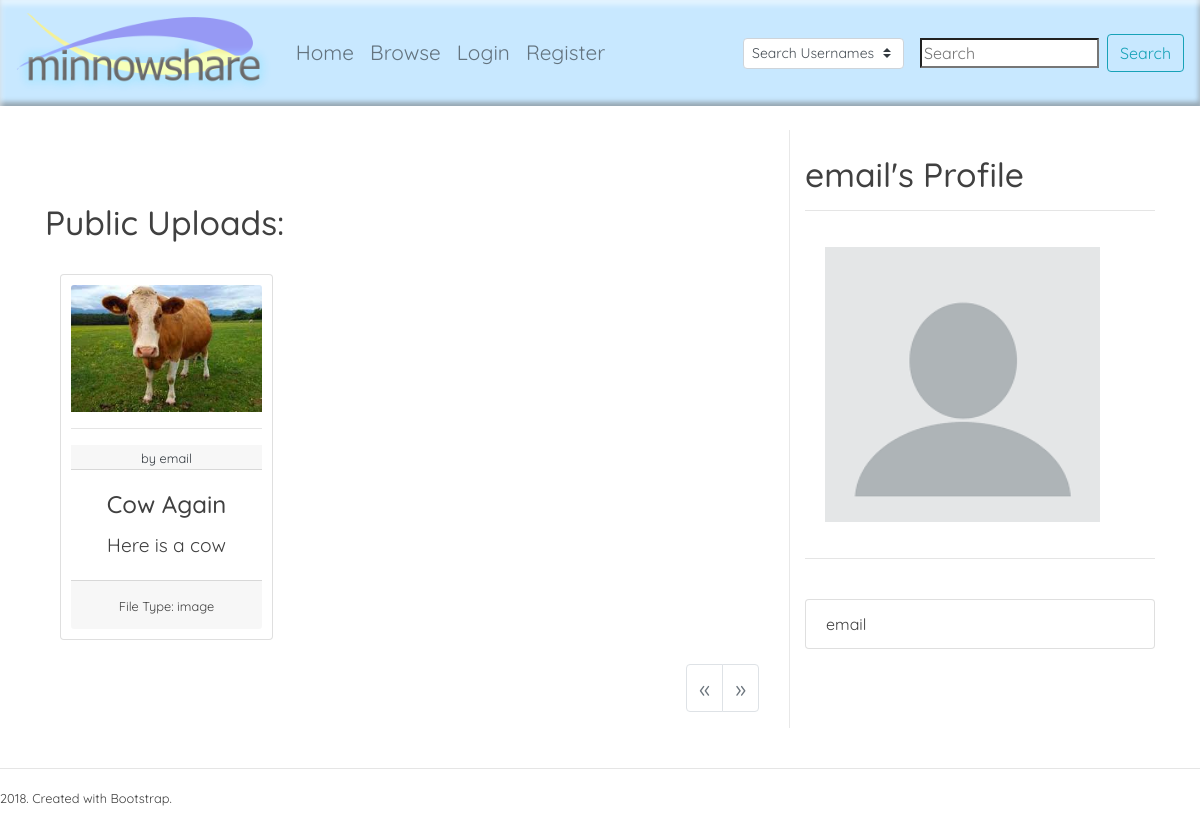
The page /profile.php?user=8 on the database its author committed.
### tables this page shows
CREATE TABLE `public_uploads` (
  `item_id` int(8) NOT NULL,
  `owner_id` int(11) NOT NULL,
  `title` varchar(40) NOT NULL,
  `short` varchar(255) DEFAULT NULL,
  `description` text,
  `file_name` varchar(255) NOT NULL
);

CREATE TABLE `users` (
  `userid` int(11) NOT NULL,
  `username` varchar(20) NOT NULL,
  `pass` varchar(64) NOT NULL,
  `email` varchar(255) NOT NULL
);

### includes/functions.php (called while the page is built, shortened)
<?php
function add_get_var($loc, $var_phrase){
    return $loc . ((strpos($loc, '?')) ? '&' : '?') . $var_phrase;
}
function get_file_type($file){
    $ext = strtolower(pathinfo($file)['extension']);
    if (in_array($ext, array('png', 'jpg', 'jpeg', 'gif', 'svg', 'bmp', 'ico', 'apng'))) return 'image';
    return 'unknown';
}
?>

### scripts/displayFiles.php (the view, shortened to what this page needs)
<?php
require_once("./includes/functions.php");
require_once("./includes/connection.php");
function get_end_query($table, $index, $prev_or_next, $num_rows, $extra_cond){
  $q = "SELECT item_id FROM $table WHERE";
  if($extra_cond){
      $q .= $extra_cond;
    }
  if ($index == 0) return $q . " TRUE ORDER BY item_id DESC LIMIT $num_rows";
  if ($prev_or_next == 'prev') return $q . " item_id>$index ORDER BY item_id ASC LIMIT $num_rows";
  return $q . " item_id<$index ORDER BY item_id DESC LIMIT $num_rows";
}
function display_files($args){
    global $con;
    $sharetype = $args['sharetype'];
    $recs_per_page = $args['recs_per_page'];
    if(isset($args['user'])) $user = $args['user'];
    $friend = isset($args['owned_by_friend']) ? $args['owned_by_friend'] : FALSE;
    $mine = isset($args['mine']);
    $table = $sharetype."_uploads";
    if($mine or $sharetype == 'private'){
        $extra_cond = " owner_id=$user AND";
    } elseif($sharetype == 'friends'){
        $table = "access_files";
        $extra_cond = " user=$user AND";
        if($friend) $extra_cond .= " owner_id=$friend AND";
    } else{
        $extra_cond = '';
    }
    $last_ind = isset($_SESSION['last_ind_'.$sharetype]) ? $_SESSION['last_ind_'.$sharetype] : 0;
    $query = get_end_query($table, abs($last_ind), ($last_ind<0) ? 'prev' : 'next', $recs_per_page, $extra_cond);
    if (! $run = mysqli_query($con, $query)){
        echo 'query failed '.$query;
        exit();
    }
    if($res = mysqli_fetch_assoc($run)){
        echo "<div class='container'>
        <div class='row'>";
        $first = $res['item_id'];
        do {
            $current = $res['item_id'];
            if (! $result = mysqli_fetch_assoc(mysqli_query($con, "SELECT owner_id, title, short, file_name FROM ".$sharetype."_uploads WHERE item_id=$current"))){
                continue;
            }
            $filename = $result['file_name'];
            $file_info = pathinfo($filename);
            $owner_id = $result['owner_id'];
            $path_to_file = "./uploads/" . $sharetype . "/" . $owner_id . "/";
            $img = $path_to_file . $file_info['filename'] . '^@&$' . ".*";
            $img = glob($img);
            $file_type = get_file_type($filename);
            if($img){
                $img = $img[0];
            } else{
                if ($file_type == 'image') $img = $path_to_file . $filename;
                else $img = "images/".$file_type.'.jpg';
            }
                ?>
                <div class="col-12 col-sm-6 col-md-4">
                   <a href='file.php?<?php echo "share=$sharetype&file=$current" ?>'>
                        <div class="card mb-4" align=center>
                            <img class="card-img-top" src="<?php echo $img ?>" alt="<?php echo $result['title'];?>">
                            <hr>
                            <?php if($owner_run = mysqli_query($con, "SELECT username FROM users WHERE userid=$owner_id") and $owner_result=mysqli_fetch_assoc($owner_run)){?>
                                <div class="card-header">
                                    <a class="text-dark" href="profile.php?user=<?php echo $owner_id;?>">
                                        <small>by <?php echo $owner_result['username'];?></small>
                                    </a>
                                </div>
                            <?php } ?>
                            <a class="no-color" href='file.php?<?php echo "share=$sharetype&file=$current" ?>'>
                                <div class="card-body">
                                     <h4 class="card-title"><?php echo $result['title'];?></h4>
                                     <?php if($result['short'] != "NULL"){ ?>
                                          <p class="card-text"><?php echo $result['short']; ?></p>
                                    <?php } ?>
                                </div>
                            </a>
                            <div class="card-footer">
                                <small>File Type: <?php echo $file_type;?></small>
                            </div>
                          </div>
                    </a>
                  </div>
    <?php
        } while ($res = mysqli_fetch_assoc($run));
        echo '</div>';
        $my_page = $_SERVER['REQUEST_URI'];
        $prev_idx = max($first, $current);
        $next_idx = min($first, $current);
        $prev_class = ' disabled';
        $next_class = ' disabled';
        ?>
        <nav>
          <ul class="pagination" style="font-size: 1.5em; float: right;">
            <li class="page-item<?php echo $prev_class; ?>">
              <a class="page-link" href="<?php echo add_get_var($my_page, 'last_ind_' . $sharetype . '=' . -$prev_idx.'&p=True') . "#$sharetype-display"; ?>" aria-label="Previous">
                <span aria-hidden="true">&laquo;</span>
              </a>
            </li>
            <li class="page-item<?php echo $next_class; ?>">
              <a class="page-link" href="<?php echo add_get_var($my_page, 'last_ind_' . $sharetype . '=' . $next_idx.'&p=True') . "#$sharetype-display"; ?>" aria-label="Next">
                <span aria-hidden="true">&raquo;</span>
              </a>
            </li>
          </ul>
        </nav>
    <?php
        echo  "</div>";
        } else{
            echo '<h3> No Files Yet! </h3>';
        }
}
?>

### profile.php (shortened to what this page needs)
<?php
include("header.php");
include("./scripts/displayFiles.php");
$user = $_GET['user'];
require_once("./includes/connection.php");
if(is_numeric($user) and $get_name = mysqli_query($con, "SELECT username FROM users WHERE userid=$user") and mysqli_affected_rows($con) == 1){
    $f_name = mysqli_fetch_assoc($get_name)['username'];
} else  {
        echo "Error finding user";
        exit();
}
if($logged_in = isset($_SESSION['userid'], $_SESSION['username'])){
    if($_SESSION['userid'] == $user){
        header("Location: myprofile.php");
        exit();
    }
    $status='none';
    include("./scripts/connectToFriend.php");
    switch($status){
        case 'none':
            $f_status="Not Friended";
            $f_button="Send Friend Request";
            $disabled = '';
            break;
        case 'sent':
            $f_status="Friend Request Sent!";
            $f_button="Request Already Sent!";
            $disabled = 'disabled';
            break;
        case 'received':
            $f_status="Received Friend Request! <span class='badge badge-primary badge-pill'>!</span>";
            $f_button="Accept Friend Request";
            $disabled = '';
            break;
        case 'friended':
            $f_status="Friended!";
            $f_button="Remove Friendship?";
            $disabled = '';
            break;
    }
}
?>
<div class="container">
    <div class="row">
        <div class="col-12 col-sm-8" style="border-right: 1px solid #e8e8e8;">
            <br>
            <br><br>
            <h2>
                Public Uploads:
            </h2><br>
            <?php
                display_files(array('sharetype'=>'public', 'recs_per_page'=>($logged_in and $status == 'friended') ? 3 : 6, 'user'=>$user, 'mine'=>TRUE));
            ?>
        </div>
        <div class="col-12 col-sm-4">
            <br>
            <h2><?php echo $f_name; ?>'s Profile</h2>
            <hr>
            <?php
            $pic = glob ("./profile-pics/" . $user . ".*");
            $pic = $pic ? $pic[0] : "./images/blankprofile.png";
            echo '<img class="profilepic" src="'. $pic .'" alt="profile picture">';
            ?>
            <br>
            <hr>
            <br>
            <ul class="list-group">
              <li class="list-group-item"> <?php echo $f_name; ?> </li>
            </ul>
            <div class="tab-content border-0">
            </div>
        </div>
    </div>
</div>
<?php
include("footer.php");
?>

### css/style.css (style rules this page uses)
html, body { height:100%; }
body { font-family: 'Quicksand', sans-serif; color: #404040; }
a { color: inherit; }
p { font-size: 1.2em; }
h2 { font-size: 2.1em; }
.profilepic { margin: auto; width: inherit; max-width: 90%; padding: 20px 20px 20px 20px; transition: 0.3s; }

### rows shown on the page
public_uploads: owner+file_name (picture), owner.username "email", title "Cow Again", short "Here is a cow", file_name "image"
users: username "email"

### other values the page prints
$page "Home"
$page "Browse"
$page "Login"
$page "Register"
